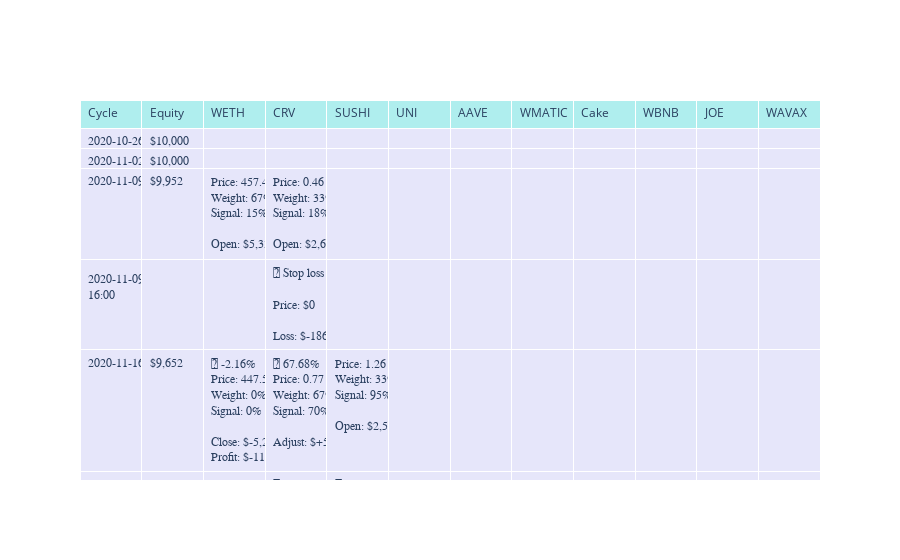

Notebook cell for this chart:
### Markdown cell above
### Alpha model timeline analysis

We display a table that shows how alpha model performermed over time.

- Events are in the timeline order

- Display portfolio weightings at each strategy cycle

- Show performance of individidual positions taken during this cycle

- Stop loss events are shown as their own rows

The visualisation will have the a column for each asset being traded. The cell of a column contains the following elements

- Asset **price change** (up/down) since the last strategy cycle

- **Price** of the asset at the start of the strategy cycle

- **Weight** % as the part of the portfolio that was chosen for the next cycle

- **Open** value of the position as USD

- **Adjust** value of the position as USD -  to get to the target weight - how much asset needs to be bought or sold

- **Close** the remaining value of the position as USD 

- **Profit**: The life time profit of the position so far

Position opening and closing rules

- A position may contain multiple trades

- Unlike on some exchanges, we adjust existing positions by increasing or decreasing them - a trade can count against existing position

- Posions are opened if there are no existing holdings of an asset

- The position is adjusted over the time

- The position is closed when the remaining assets of the position are sold

### Code cell
from tradeexecutor.analysis.alpha_model_analyser import render_alpha_model_plotly_table, create_alpha_model_timeline_all_assets

timeline = create_alpha_model_timeline_all_assets(state, universe, new_line="<br>")
figure, table = render_alpha_model_plotly_table(timeline)

display(figure)

### Figure 1 — Plotly figure (JSON) as saved in the notebook; plotly's stock layout.template omitted (floating-point values rounded to 4 significant figures; data arrays with more than 128 entries replaced by an {"elided": "..."} marker saying what was removed)
{"data": [{"cells": {"align": "left", "fill": {"color": "lavender"}, "font": {"family": "monospace"}, "values": {"elided": "12x230 str values"}}, "header": {"align": "left", "fill": {"color": "paleturquoise"}, "values": ["Cycle", "Equity", "WETH", "CRV", "SUSHI", "UNI", "AAVE", "WMATIC", "Cake", "WBNB", "JOE", "WAVAX"]}, "type": "table"}], "layout": {}}
